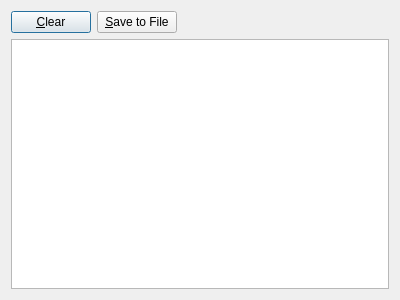
<?xml version="1.0" encoding="UTF-8"?>
<ui version="4.0">
 <class>LevelLogWindow</class>
 <widget class="QDialog" name="LevelLogWindow">
  <property name="geometry">
   <rect>
    <x>0</x>
    <y>0</y>
    <width>400</width>
    <height>300</height>
   </rect>
  </property>
  <property name="windowTitle">
   <string>Level Log</string>
  </property>
  <layout class="QGridLayout" name="gridLayout">
   <item row="0" column="0">
    <widget class="QPushButton" name="clearButton">
     <property name="text">
      <string>&amp;Clear</string>
     </property>
    </widget>
   </item>
   <item row="0" column="1">
    <widget class="QPushButton" name="saveToFileButton">
     <property name="text">
      <string>&amp;Save to File</string>
     </property>
    </widget>
   </item>
   <item row="0" column="2">
    <spacer name="horizontalSpacer">
     <property name="orientation">
      <enum>Qt::Horizontal</enum>
     </property>
     <property name="sizeHint" stdset="0">
      <size>
       <width>217</width>
       <height>20</height>
      </size>
     </property>
    </spacer>
   </item>
   <item row="1" column="0" colspan="3">
    <widget class="QListView" name="logListView"/>
   </item>
  </layout>
 </widget>
 <resources/>
 <connections/>
</ui>
